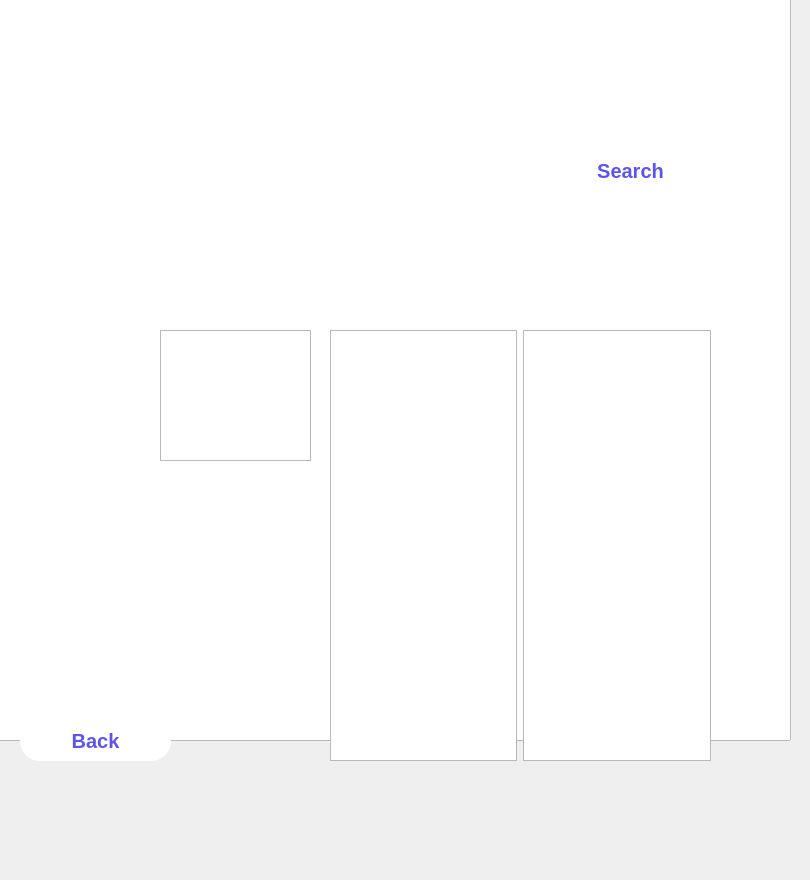
      <widget class="QWidget" name="serchcourse">
       <widget class="QPushButton" name="pushButton_16">
        <property name="geometry">
         <rect>
          <x>20</x>
          <y>720</y>
          <width>151</width>
          <height>41</height>
         </rect>
        </property>
        <property name="styleSheet">
         <string notr="true">QPushButton
{
	background-color: #fff;
	color: #5c55e9;
	font-size: 20px;
	font-weight: bold;
	border-top-right-radius: 20px;
	border-top-left-radius: 20px;
	border-bottom-right-radius: 20px;
	border-bottom-left-radius: 20px;
	padding: 10px;

}</string>
        </property>
        <property name="text">
         <string>Back</string>
        </property>
       </widget>
       <widget class="QListWidget" name="listWidget">
        <property name="geometry">
         <rect>
          <x>-10</x>
          <y>-130</y>
          <width>801</width>
          <height>871</height>
         </rect>
        </property>
       </widget>
       <widget class="QLabel" name="label">
        <property name="geometry">
         <rect>
          <x>240</x>
          <y>20</y>
          <width>221</width>
          <height>101</height>
         </rect>
        </property>
        <property name="font">
         <font>
          <pointsize>-1</pointsize>
          <bold>true</bold>
         </font>
        </property>
        <property name="styleSheet">
         <string notr="true">QLabel
{
	background-color: transparent;
	color: #ffffff;
	font-weight: bold;
	font-size: 40px;

}</string>
        </property>
        <property name="text">
         <string>Fill this Info</string>
        </property>
       </widget>
       <widget class="QLabel" name="label_32">
        <property name="geometry">
         <rect>
          <x>40</x>
          <y>330</y>
          <width>101</width>
          <height>27</height>
         </rect>
        </property>
        <property name="styleSheet">
         <string notr="true">QLabel
{
	background-color: transparent;
	color: #ffffff;
	font-weight: bold;
	font-size: 18px;

}</string>
        </property>
        <property name="text">
         <string>Name :</string>
        </property>
       </widget>
       <widget class="QLabel" name="label_33">
        <property name="geometry">
         <rect>
          <x>40</x>
          <y>360</y>
          <width>101</width>
          <height>27</height>
         </rect>
        </property>
        <property name="styleSheet">
         <string notr="true">QLabel
{
	background-color: transparent;
	color: #ffffff;
	font-weight: bold;
	font-size: 18px;

}</string>
        </property>
        <property name="text">
         <string>Code :</string>
        </property>
       </widget>
       <widget class="QLabel" name="label_34">
        <property name="geometry">
         <rect>
          <x>40</x>
          <y>390</y>
          <width>141</width>
          <height>27</height>
         </rect>
        </property>
        <property name="styleSheet">
         <string notr="true">QLabel
{
	background-color: transparent;
	color: #ffffff;
	font-weight: bold;
	font-size: 18px;

}</string>
        </property>
        <property name="text">
         <string>Lecture Hall :</string>
        </property>
       </widget>
       <widget class="QLabel" name="label_35">
        <property name="geometry">
         <rect>
          <x>40</x>
          <y>420</y>
          <width>131</width>
          <height>27</height>
         </rect>
        </property>
        <property name="styleSheet">
         <string notr="true">QLabel
{
	background-color: transparent;
	color: #ffffff;
	font-weight: bold;
	font-size: 18px;

}</string>
        </property>
        <property name="text">
         <string>Time :</string>
        </property>
       </widget>
       <widget class="QTableWidget" name="tableWidget_courseinfo">
        <property name="geometry">
         <rect>
          <x>160</x>
          <y>330</y>
          <width>151</width>
          <height>131</height>
         </rect>
        </property>
        <property name="font">
         <font>
          <pointsize>12</pointsize>
         </font>
        </property>
        <property name="autoScroll">
         <bool>false</bool>
        </property>
        <property name="editTriggers">
         <set>QAbstractItemView::NoEditTriggers</set>
        </property>
        <property name="iconSize">
         <size>
          <width>150</width>
          <height>32</height>
         </size>
        </property>
        <property name="gridStyle">
         <enum>Qt::NoPen</enum>
        </property>
        <property name="cornerButtonEnabled">
         <bool>false</bool>
        </property>
        <property name="rowCount">
         <number>0</number>
        </property>
        <property name="columnCount">
         <number>0</number>
        </property>
        <attribute name="horizontalHeaderVisible">
         <bool>false</bool>
        </attribute>
        <attribute name="verticalHeaderVisible">
         <bool>false</bool>
        </attribute>
       </widget>
       <widget class="QLineEdit" name="lineEdit_searchcourse">
        <property name="geometry">
         <rect>
          <x>200</x>
          <y>150</y>
          <width>301</width>
          <height>39</height>
         </rect>
        </property>
        <property name="sizePolicy">
         <sizepolicy hsizetype="Expanding" vsizetype="Expanding">
          <horstretch>0</horstretch>
          <verstretch>0</verstretch>
         </sizepolicy>
        </property>
        <property name="styleSheet">
         <string notr="true">QLineEdit
{
	background-color: #ffff;
	color: #2a547f;
	border: none;
	padding: 5px;
        font-size: 20px;
}</string>
        </property>
       </widget>
       <widget class="QLabel" name="label_36">
        <property name="geometry">
         <rect>
          <x>330</x>
          <y>290</y>
          <width>201</width>
          <height>27</height>
         </rect>
        </property>
        <property name="styleSheet">
         <string notr="true">QLabel
{
	background-color: transparent;
	color: #ffffff;
	font-weight: bold;
	font-size: 25px;

}</string>
        </property>
        <property name="text">
         <string>Students :</string>
        </property>
       </widget>
       <widget class="QLabel" name="label_37">
        <property name="geometry">
         <rect>
          <x>520</x>
          <y>290</y>
          <width>201</width>
          <height>27</height>
         </rect>
        </property>
        <property name="styleSheet">
         <string notr="true">QLabel
{
	background-color: transparent;
	color: #ffffff;
	font-weight: bold;
	font-size: 25px;

}</string>
        </property>
        <property name="text">
         <string>Professors :</string>
        </property>
       </widget>
       <widget class="QPushButton" name="pushButton_15">
        <property name="geometry">
         <rect>
          <x>560</x>
          <y>150</y>
          <width>141</width>
          <height>41</height>
         </rect>
        </property>
        <property name="sizePolicy">
         <sizepolicy hsizetype="Expanding" vsizetype="Expanding">
          <horstretch>0</horstretch>
          <verstretch>0</verstretch>
         </sizepolicy>
        </property>
        <property name="styleSheet">
         <string notr="true">QPushButton
{
	background-color: #fff;
	color: #5c55e9;
	font-size: 20px;
	font-weight: bold;
	border-top-right-radius: 20px;
	border-top-left-radius: 20px;
	border-bottom-right-radius: 20px;
	border-bottom-left-radius: 20px;
	padding: 10px;

}</string>
        </property>
        <property name="text">
         <string>Search</string>
        </property>
       </widget>
       <widget class="QLabel" name="label_26">
        <property name="geometry">
         <rect>
          <x>100</x>
          <y>150</y>
          <width>81</width>
          <height>34</height>
         </rect>
        </property>
        <property name="sizePolicy">
         <sizepolicy hsizetype="Fixed" vsizetype="Expanding">
          <horstretch>0</horstretch>
          <verstretch>0</verstretch>
         </sizepolicy>
        </property>
        <property name="font">
         <font>
          <pointsize>-1</pointsize>
          <bold>true</bold>
         </font>
        </property>
        <property name="styleSheet">
         <string notr="true">QLabel
{
	background-color: transparent;
	color: #ffffff;
	font-weight: bold;
	font-size: 25px;

}</string>
        </property>
        <property name="text">
         <string>Code :</string>
        </property>
       </widget>
       <widget class="QLabel" name="label_27">
        <property name="geometry">
         <rect>
          <x>40</x>
          <y>290</y>
          <width>201</width>
          <height>27</height>
         </rect>
        </property>
        <property name="styleSheet">
         <string notr="true">QLabel
{
	background-color: transparent;
	color: #ffffff;
	font-weight: bold;
	font-size: 25px;

}</string>
        </property>
        <property name="text">
         <string>Course Info :</string>
        </property>
       </widget>
       <widget class="QWidget" name="layoutWidget">
        <property name="geometry">
         <rect>
          <x>330</x>
          <y>330</y>
          <width>381</width>
          <height>431</height>
         </rect>
        </property>
        <layout class="QHBoxLayout" name="horizontalLayout">
         <item>
          <widget class="QTableWidget" name="tableWidget_stuofcourse">
           <property name="autoScroll">
            <bool>false</bool>
           </property>
           <property name="gridStyle">
            <enum>Qt::NoPen</enum>
           </property>
           <attribute name="horizontalHeaderVisible">
            <bool>false</bool>
           </attribute>
           <attribute name="verticalHeaderVisible">
            <bool>false</bool>
           </attribute>
          </widget>
         </item>
         <item>
          <widget class="QTableWidget" name="tableWidget_profofcourse">
           <property name="gridStyle">
            <enum>Qt::NoPen</enum>
           </property>
           <attribute name="horizontalHeaderVisible">
            <bool>false</bool>
           </attribute>
           <attribute name="verticalHeaderVisible">
            <bool>false</bool>
           </attribute>
          </widget>
         </item>
        </layout>
       </widget>
       <zorder>listWidget</zorder>
       <zorder>layoutWidget</zorder>
       <zorder>pushButton_16</zorder>
       <zorder>label</zorder>
       <zorder>label_32</zorder>
       <zorder>label_33</zorder>
       <zorder>label_34</zorder>
       <zorder>label_35</zorder>
       <zorder>lineEdit_searchcourse</zorder>
       <zorder>pushButton_15</zorder>
       <zorder>tableWidget_courseinfo</zorder>
       <zorder>label_26</zorder>
       <zorder>label_27</zorder>
       <zorder>label_36</zorder>
       <zorder>label_37</zorder>
      </widget>
